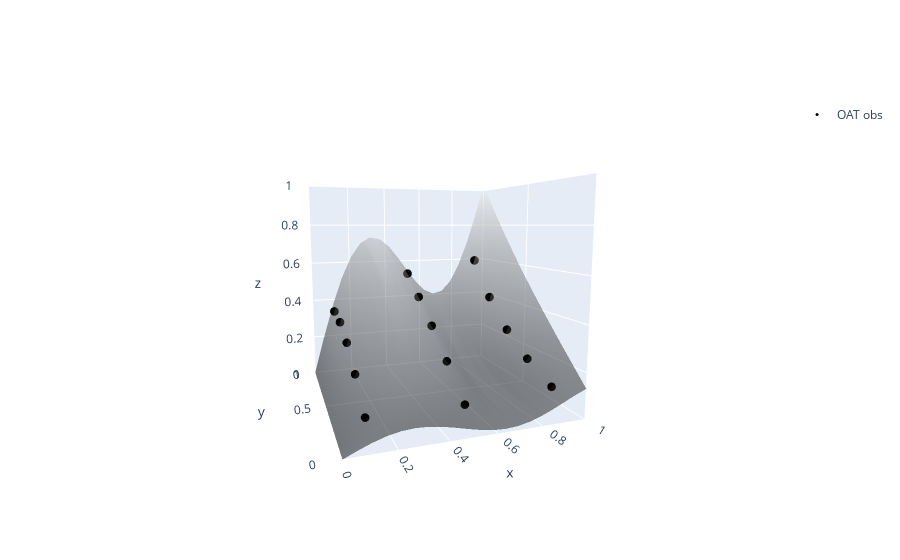

Source (notebook cell):
### Code cell
# make x,y grid for plotting surfaces
mx, my = np.mgrid[0:1:20j,0:1:20j]
# calculate true function for surface plotting
Xsurf=np.vstack([mx.flatten(),my.flatten()]).T
# calculate true surface
mz=black_box_func(mx.flatten(), my.flatten()).reshape(mx.shape)


# Plot the result
fig = go.FigureWidget()

fig.add_surface(x=mx, y=my, z=mz, name='true function',
                colorscale='Gray', opacity=0.5, showscale=False,
               colorbar={'title':'std','len':0.5, 'thickness':20})
fig.add_scatter3d(x=X_oat[:,0], y=X_oat[:,1], z=y_oat, mode='markers',
                  marker={'symbol':'circle', 'color':'black', 'size':3},
                  name='OAT obs', showlegend=True)

fig.update_layout(scene={'xaxis':{'range':[0,1]},
                         'yaxis':{'range':[0,1]},
                         'zaxis':{'range':[0,1]},
                         'aspectratio':{'x':1,'y':1,'z':1},
                         'camera':{
                            'eye':{'x':-0.7, 'y':-2., 'z':0.3}}
                        })

fig.show()

### Figure 1 — Plotly figure (JSON) as saved in the notebook; plotly's stock layout.template omitted (floating-point values rounded to 4 significant figures; data arrays with more than 128 entries replaced by an {"elided": "..."} marker saying what was removed)
{"data": [{"colorbar": {"len": 0.5, "thickness": 20, "title": {"text": "std"}}, "colorscale": [[0, "rgb(0, 0, 0)"], [0.09091, "rgb(16, 16, 16)"], [0.1818, "rgb(38, 38, 38)"], [0.2727, "rgb(59, 59, 59)"], [0.3636, "rgb(81, 80, 80)"], [0.4545, "rgb(102, 101, 101)"], [0.5455, "rgb(124, 123, 122)"], [0.6364, "rgb(146, 146, 145)"], [0.7273, "rgb(171, 171, 170)"], [0.8182, "rgb(197, 197, 195)"], [0.9091, "rgb(224, 224, 223)"], [1, "rgb(254, 254, 253)"]], "name": "true function", "opacity": 0.5, "showscale": false, "type": "surface", "uid": "59541e49-60c3-472c-a92c-b617b99de65f", "x": {"elided": "20x20 float values"}, "y": {"elided": "20x20 float values"}, "z": {"elided": "20x20 float values"}}, {"marker": {"color": "black", "size": 3, "symbol": "circle"}, "mode": "markers", "name": "OAT obs", "showlegend": true, "type": "scatter3d", "uid": "d7c69868-5dac-4132-8f0c-d7322262faee", "x": [0.1, 0.1, 0.1, 0.1, 0.1, 0.5, 0.5, 0.5, 0.5, 0.5, 0.9, 0.9, 0.9, 0.9, 0.9], "y": [0.1, 0.3, 0.5, 0.7, 0.9, 0.1, 0.3, 0.5, 0.7, 0.9, 0.1, 0.3, 0.5, 0.7, 0.9], "z": [0.09708, 0.1997, 0.2823, 0.3348, 0.3522, 0.09368, 0.2143, 0.33, 0.4381, 0.5374, 0.1194, 0.1863, 0.2807, 0.4162, 0.5998]}], "layout": {"scene": {"aspectratio": {"x": 1, "y": 1, "z": 1}, "camera": {"eye": {"x": -0.7, "y": -2, "z": 0.3}}, "xaxis": {"range": [0, 1]}, "yaxis": {"range": [0, 1]}, "zaxis": {"range": [0, 1]}}}}
